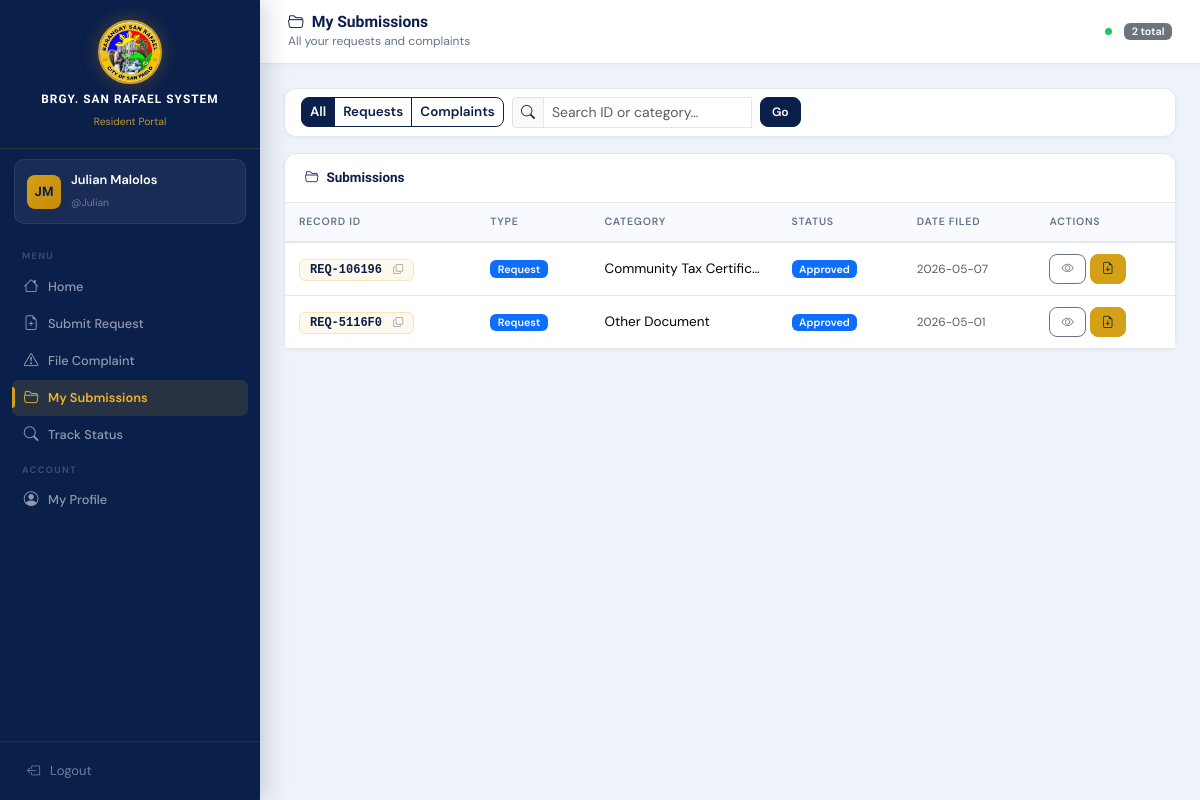
Before: /resident/my_submissions.php (signed in) with the older database file.
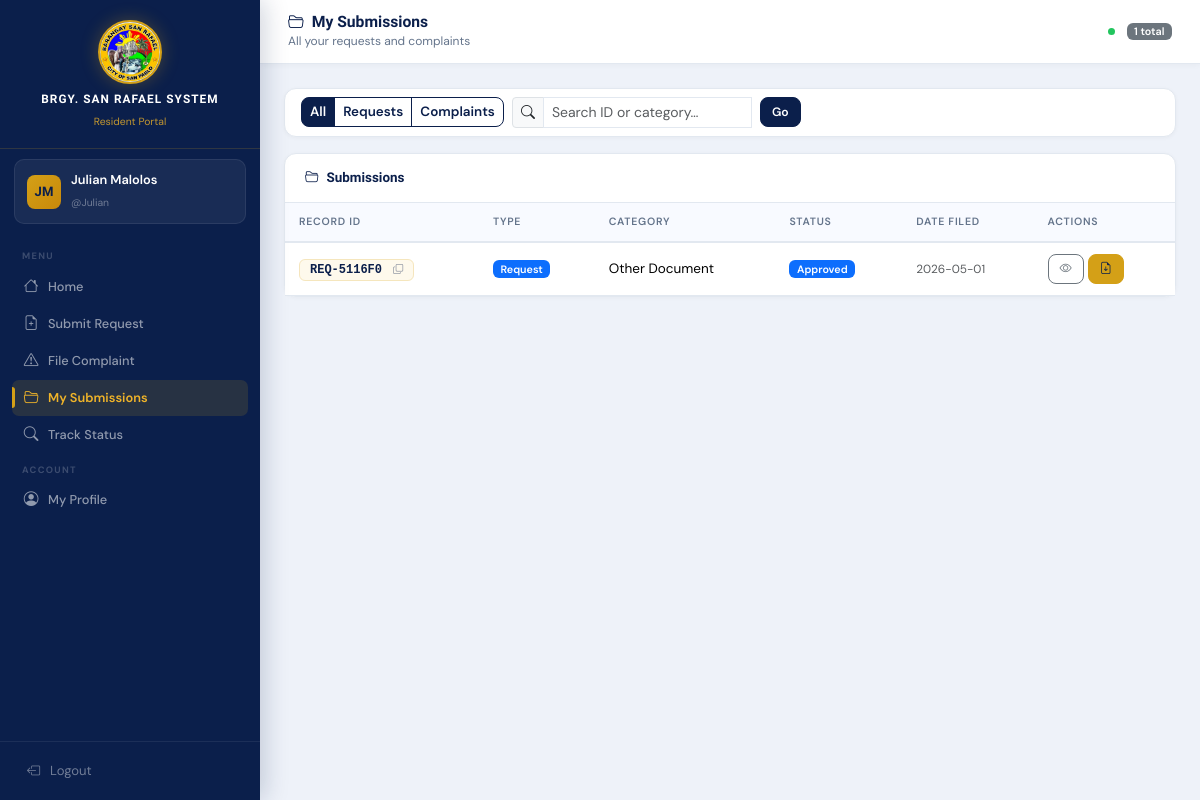
After: the same page with the newer database file.
### tables this page shows
CREATE TABLE `resident_accounts` (
  `id` int(11) NOT NULL AUTO_INCREMENT,
  `username` varchar(50) NOT NULL,
  `password` varchar(100) NOT NULL,
  `full_name` varchar(100) NOT NULL,
  `address` varchar(200) NOT NULL,
  `contact` varchar(20) NOT NULL,
  `resident_id` varchar(10) DEFAULT NULL,
  `created_at` datetime DEFAULT current_timestamp(),
  PRIMARY KEY (`id`),
  UNIQUE KEY `username` (`username`),
  UNIQUE KEY `resident_id` (`resident_id`),
  CONSTRAINT `resident_accounts_ibfk_1` FOREIGN KEY (`resident_id`) REFERENCES `residents` (`resident_id`)
);

CREATE TABLE `records` (
  `record_id` varchar(20) NOT NULL,
  `record_type` enum('request','complaint') NOT NULL,
  `resident_id` varchar(10) NOT NULL,
  `category` varchar(100) NOT NULL,
  `details` text DEFAULT NULL,
  `status` enum('Pending','Approved','Done') DEFAULT 'Pending',
  `date_submitted` datetime DEFAULT current_timestamp(),
  `is_deleted` tinyint(1) DEFAULT 0,
  `deleted_at` datetime DEFAULT NULL,
  `deleted_by` varchar(100) DEFAULT NULL,
  `delete_reason` varchar(255) DEFAULT NULL,
  PRIMARY KEY (`record_id`),
  KEY `resident_id` (`resident_id`),
  CONSTRAINT `records_ibfk_1` FOREIGN KEY (`resident_id`) REFERENCES `residents` (`resident_id`)
);

### includes/config.php (called while the page is built, shortened)
<?php
function db(): mysqli {
    static $c=null;
    if (!$c) {
        $c=new mysqli(DB_HOST,DB_USER,DB_PASS,DB_NAME);
        $c->set_charset('utf8mb4');
    }
    return $c;
}
function db_fetch_all(string $sql,array $p=[]): array {
    $s=db()->prepare($sql);
    if ($p) $s->bind_param(str_repeat('s',count($p)),...$p);
    $s->execute(); $r=$s->get_result(); $rows=[];
    while ($row=$r->fetch_assoc()) $rows[]=$row;
    return $rows;
}
function db_fetch_one(string $sql,array $p=[]): ?array { $r=db_fetch_all($sql,$p); return $r[0]??null; }
function is_resident(): bool { return session_name()==='BRGY_RESIDENT' && isset($_SESSION['resident_account_id']); }
function current_resident(): ?array { if (!is_resident()) return null; return db_fetch_one('SELECT * FROM resident_accounts WHERE id=?',[$_SESSION['resident_account_id']]); }
function e(string $s): string { return htmlspecialchars($s,ENT_QUOTES,'UTF-8'); }
function paginate(array $items,int $per,int $page): array {
    $total=count($items); $pages=max(1,(int)ceil($total/$per));
    $page=max(1,min($page,$pages));
    return ['items'=>array_slice($items,($page-1)*$per,$per),'total'=>$total,'pages'=>$pages,'current'=>$page];
}

### resident/my_submissions.php (the view, shortened to what this page needs)
<?php
require_once __DIR__.'/../includes/config.php';
$acc=current_resident();
$filter=$_GET['filter']??'all'; $search=trim($_GET['q']??''); $page=max(1,(int)($_GET['page']??1));
$sql='SELECT * FROM records WHERE resident_id=? AND (is_deleted IS NULL OR is_deleted=0)';
$params=[$acc['resident_id']??''];
$sql.=' ORDER BY date_submitted DESC';
$all=db_fetch_all($sql,$params);
$pg=paginate($all,PER_PAGE,$page);
include __DIR__.'/../includes/header.php';
include __DIR__.'/../includes/resident_sidebar.php';
?>
<div class="main-content">
  <div class="topbar">
    <div><h5><i class="bi bi-folder2-open me-2"></i>My Submissions</h5><small>All your requests and complaints</small></div>
    <div class="d-flex align-items-center gap-2">
      <span class="rt-dot" title="Real-time updates active"></span>
      <span class="badge bg-secondary"><?= $pg['total'] ?> total</span>
    </div>
  </div>
  <div class="p-4">
    <div class="card mb-3"><div class="card-body py-2">
      <form method="get" class="d-flex flex-wrap gap-2 align-items-center">
        <div class="btn-group btn-group-sm">
          <?php foreach(['all'=>'All','request'=>'Requests','complaint'=>'Complaints'] as $v=>$l): ?>
          <a href="?filter=<?= $v ?>&q=<?= urlencode($search) ?>" class="btn <?= $filter===$v?'btn-primary':'btn-outline-primary' ?>"><?= $l ?></a>
          <?php endforeach; ?>
        </div>
        <div class="input-group input-group-sm" style="max-width:240px;">
          <span class="input-group-text"><i class="bi bi-search"></i></span>
          <input type="text" name="q" class="form-control" placeholder="Search ID or category…" value="<?= e($search) ?>" id="subSearchInput">
        </div>
        <button type="submit" class="btn btn-primary btn-sm">Go</button>
      </form>
    </div></div>
    <?php if(empty($pg['items'])): ?>
    <div class="card"><div class="card-body text-center py-5 text-muted">
      <i class="bi bi-inbox fs-2 d-block mb-2"></i>No submissions yet.
      <a href="/BarangayProject/resident/submit_request.php">Submit a request</a> or <a href="/BarangayProject/resident/file_complaint.php">file a complaint</a>.
    </div></div>
    <?php else: ?>
    <div class="card">
      <div class="card-header">
        <span><i class="bi bi-folder2-open me-2"></i>Submissions</span>
      </div>
      <div class="card-body p-0">
        <div class="table-responsive">
          <table class="table table-hover mb-0" id="subTable">
            <thead><tr><th>Record ID</th><th>Type</th><th>Category</th><th>Status</th><th>Date Filed</th><th>Actions</th></tr></thead>
            <tbody>
              <?php foreach($pg['items'] as $r): ?>
              <tr data-record-id="<?= e($r['record_id']) ?>">
                <td>
                  <span class="record-id-chip" style="cursor:pointer;" onclick="copyId('<?= e($r['record_id']) ?>')" title="Click to copy">
                    <?= e($r['record_id']) ?> <i class="bi bi-copy ms-1" style="font-size:.62rem;opacity:.5;"></i>
                  </span>
                </td>
                <td><?= $r['record_type']==='request'?"<span class='badge bg-primary'>Request</span>":"<span class='badge bg-danger'>Complaint</span>" ?></td>
                <td style="max-width:140px;overflow:hidden;text-overflow:ellipsis;white-space:nowrap;"><?= e($r['category']) ?></td>
                <td><span class="badge bg-<?= ['Pending'=>'warning','Approved'=>'primary','Done'=>'success','Rejected'=>'danger'][$r['status']]??'secondary' ?> rt-status-badge"><?= e($r['status']) ?></span></td>
                <td><small class="text-muted"><?= substr($r['date_submitted'],0,10) ?></small></td>
                <td>
                  <div class="d-flex gap-1">
                    <button class="btn btn-sm btn-outline-secondary"
                      data-bs-toggle="modal" data-bs-target="#detailModal"
                      data-rid="<?= e($r['record_id']) ?>" data-type="<?= e($r['record_type']) ?>"
                      data-cat="<?= e($r['category']) ?>" data-details="<?= e($r['details']??'—') ?>"
                      data-status="<?= e($r['status']) ?>" data-date="<?= substr($r['date_submitted'],0,16) ?>">
                      <i class="bi bi-eye"></i>
                    </button>
                    <a href="/BarangayProject/resident/view_copy.php?id=<?= urlencode($r['record_id']) ?>" target="_blank" class="btn btn-sm btn-gold" title="Download / Print Copy">
                      <i class="bi bi-file-earmark-arrow-down"></i>
                    </a>
                  </div>
                </td>
              </tr>
              <?php endforeach; ?>
            </tbody>
          </table>
        </div>
      </div>
    </div>
    <?php endif; ?>
  </div>
</div>
<?php include __DIR__.'/../includes/footer.php'; ?>

### includes/header.php (shortened to what this page needs)
<!DOCTYPE html>
<html lang="en">
<head>
  <link href="https://cdn.jsdelivr.net/npm/bootstrap@5.3.3/dist/css/bootstrap.min.css" rel="stylesheet">
  <link href="https://cdn.jsdelivr.net/npm/bootstrap-icons@1.11.3/font/bootstrap-icons.min.css" rel="stylesheet">
</head>
<body>

### includes/resident_sidebar.php (shortened to what this page needs)
<?php
$racc=current_resident();
$current=basename($_SERVER['PHP_SELF']);
function res_nav(string $file,string $icon,string $label,string $cur):string{
    $a=$cur===$file?'active':'';
    return "<a href='/BarangayProject/resident/{$file}' class='nav-link {$a}'><i class='bi bi-{$icon}'></i><span>{$label}</span></a>";
}
$init=implode('',array_map(fn($w)=>strtoupper($w[0]),array_slice(explode(' ',$racc['full_name']??'R'),0,2)));
?>
<div class="sidebar" id="residentSidebar">
  <div class="sidebar-brand">
    <img src="/BarangayProject/Logo.jpg" alt="Logo" class="brand-logo">
    <h6><?= APP_NAME ?></h6><small>Resident Portal</small>
  </div>
  <div class="sidebar-user">
    <div class="avatar"><?= e($init) ?></div>
    <div class="user-info"><span><?= e($racc['full_name']??'') ?></span><small>@<?= e($racc['username']??'') ?></small></div>
  </div>
  <nav class="sidebar-nav">
    <div class="nav-section">Menu</div>
    <?= res_nav('home.php','house','Home',$current) ?>
    <?= res_nav('submit_request.php','file-earmark-plus','Submit Request',$current) ?>
    <?= res_nav('file_complaint.php','exclamation-triangle','File Complaint',$current) ?>
    <?= res_nav('my_submissions.php','folder2-open','My Submissions',$current) ?>
    <?= res_nav('track_status.php','search','Track Status',$current) ?>
    <div class="nav-section">Account</div>
    <?= res_nav('profile.php','person-circle','My Profile',$current) ?>
  </nav>
  <div class="sidebar-footer">
    <button type="button" class="btn-logout" onclick="showLogoutModal('residentLogoutModal')">
      <i class="bi bi-box-arrow-left"></i> Logout
    </button>
  </div>
</div>

### includes/footer.php (shortened to what this page needs)
<div class="toast-container position-fixed bottom-0 end-0 p-3" style="z-index:9000;">
</div>
<div class="toast-container position-fixed bottom-0 end-0 p-3" style="z-index:8999;">
</div>
</body></html>

Changed rows visible on the page:
removed records: record_id "REQ-106196", record_type "Request", category "Community Tax Certific…", status "Approved", date_submitted "2026-05-07"
shown differently, row unchanged: resident_accounts "JM": id (not shown) → "1"
Other visible differences:
$pg['total']: "2" → (not shown)
